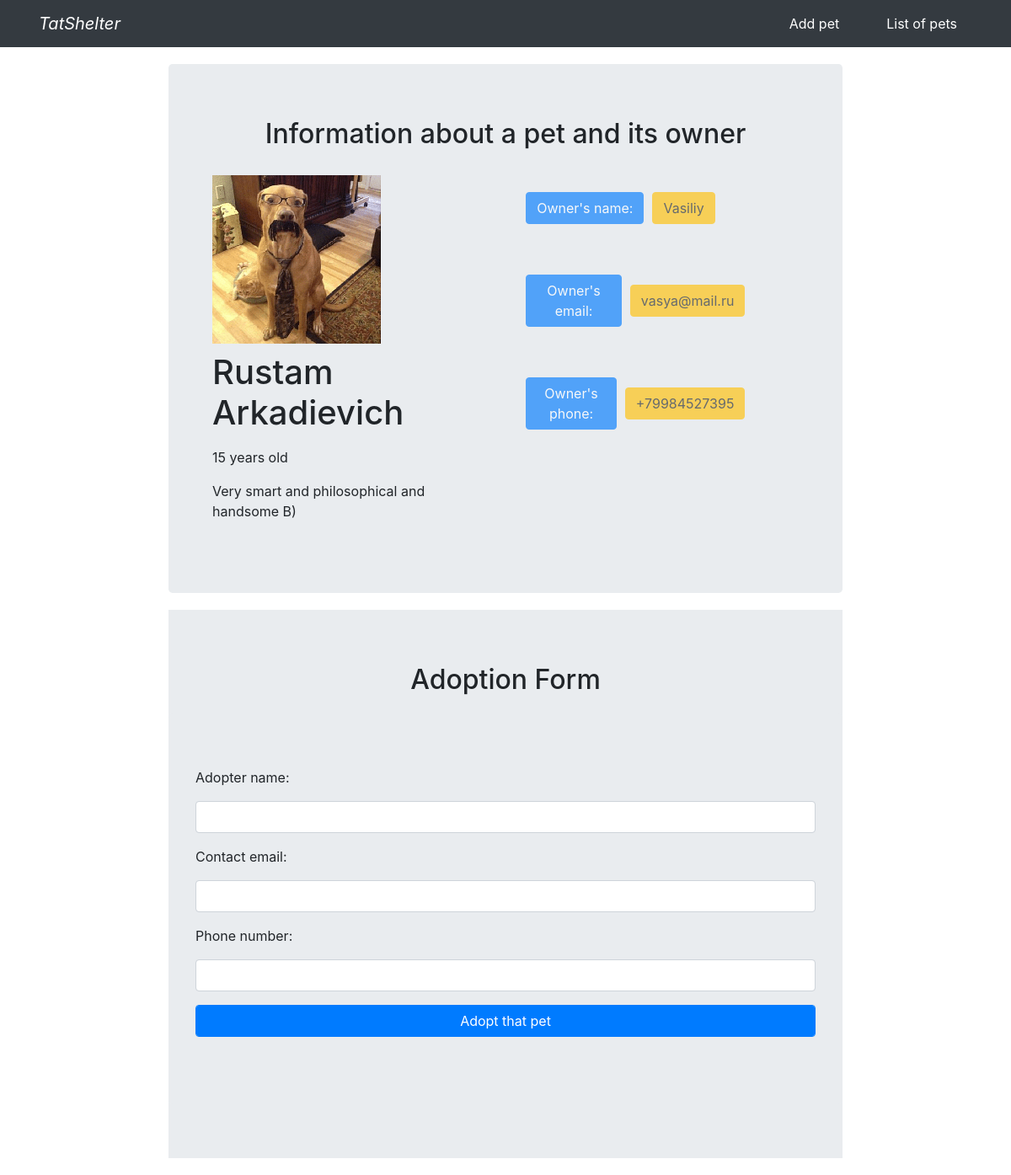
Screenshot of /pet/5 with the database file from the repository.
### tatshelter.py (models this page shows, shortened)
class Pet(db.Model):
    __tablename__ = 'pets'
    id = db.Column(db.Integer, primary_key=True)
    name = db.Column(db.Text)
    pet_type = db.Column(db.Text)
    age = db.Column(db.Integer)
    info = db.Column(db.Text)
    adopted = db.Column(db.Boolean)
    owner_id = db.Column(db.Integer, db.ForeignKey('owners.id'))
    adopter_id = db.Column(db.Integer, db.ForeignKey('adopters.id'))
    pic = db.Column(db.String(64), nullable=False, default='default.jpg')

class Owner(db.Model):
    __tablename__ = 'owners'
    id = db.Column(db.Integer, primary_key=True)
    email = db.Column(db.Text, unique=True)
    full_name = db.Column(db.Text)
    phone_number = db.Column(db.Text)
    owned = db.relationship('Pet', backref='owner', lazy='dynamic')

### tatshelter.py (the view, shortened to what this page needs)
@app.route('/pet/<pet_id>', methods=['GET', 'POST'])
def pet(pet_id):
    pet_id = int(pet_id)
    pet = Pet.query.get(pet_id)
    owner = Owner.query.get(pet.owner_id)
    form = AdoptForm()
    return render_template('pet.html', form=form, pet=pet, owner=owner)

### forms.py
class AdoptForm(FlaskForm):
    name = StringField('Adopter name: ', [InputRequired(message="Please, provide adopter name")])
    email = StringField('Contact email: ', [InputRequired(message="Please, provide adopter contact email")])
    phone = StringField('Phone number: ', [InputRequired(message="Please, provide adopter contact phone")])
    submit = SubmitField('Adopt that pet')

### templates/pet.html (shortened to what this page needs)
{%extends "base.html"%}
{%block content%}
<div class="jumbotron" style="width: 800px; margin: 20px auto;">
  <h2 class="display-6" style="text-align: center; margin-bottom: 20px;">Information about a pet and its owner</h2>
  <div class="d-flex" style="width: 90%;">
    <div>
      <div class='image' style="margin: 10px 20px;">
        <img src="../static/{{pet.pic}}">
      </div>
      <div class="d-flex flex-column" style="margin: 5px 20px;">
        <h1 class="display-7">{{pet.name}}</h1>
        <p>{{pet.age}} years old</p>
        <p>{{pet.info}}</p>
      </div>
    </div>
    <div class="d-flex flex-column">
      <div class="d-flex align-items-center" style="margin: 20px 10px;">
        <div class="btn btn-primary disabled" style="margin: 10px 10px;">Owner's name:</div>
        <div class="btn btn-warning disabled">{{owner.full_name}}</div>
      </div>
      <div class="d-flex align-items-center" style="margin: 20px 10px;">
        <div class="btn btn-primary disabled" style="margin: 10px 10px;">Owner's email:</div>
        <div class="btn btn-warning disabled">{{owner.email}}</div>
      </div>
      <div class="d-flex align-items-center" style="margin: 20px 10px;">
        <div class="btn btn-primary disabled" style="margin: 10px 10px;">Owner's phone:</div>
        <div class="btn btn-warning disabled">{{owner.phone_number}}</div>
      </div>
    </div>
  </div>
</div>
<div class="jumbotron jumbotron-fluid" style="width: 800px; margin: 20px auto;">
  <h2 class="display-6" style="text-align: center; margin-bottom: 20px;">Adoption Form</h2>
    <form method="POST" enctype="multipart/form-data">
        <div class="jumbotron" style="width: 800px; margin: 0 auto;">
          <div class="form-group">
            {{ form.name.label(class="form-group") }}
            {{ form.name(class="form-control") }}
          </div>
          <div class="form-group">
            {{ form.email.label(class="form-group") }}
            {{ form.email(class="form-control") }}
          </div>
          <div class="form-group">
            {{ form.phone.label(class="form-group") }}
            {{ form.phone(class="form-control") }}
          </div>
          <div class="form-group">
            {{ form.submit(class="form-control btn btn-primary") }}
          </div>
        </div>
      </form>
</div>
{% endblock %}

### rows the page displays
Pet: pic (picture), name "Rustam Arkadievich", age "15", info "Very smart and philosophical and handsome B)"
Owner: full_name "Vasiliy", email "vasya@mail.ru", phone_number "+79984527395"
